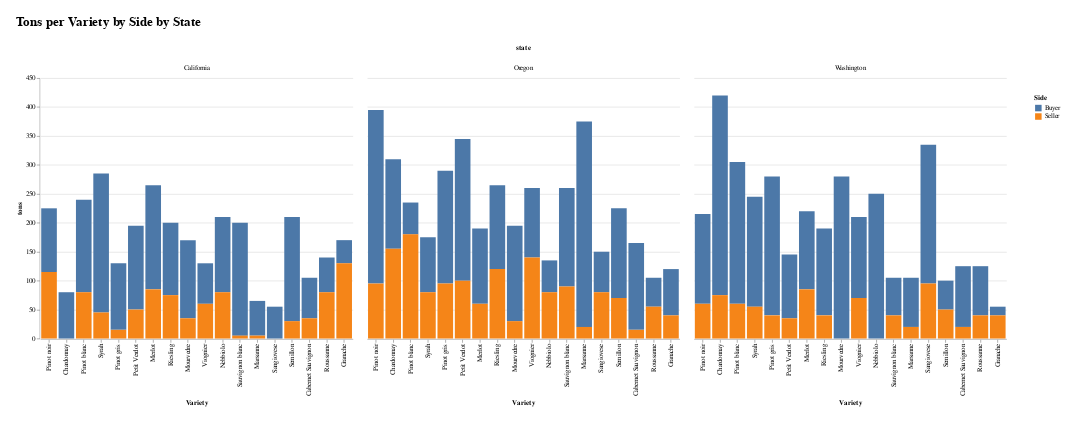

The notebook cell this image was saved under:
### Code cell
chart = requests.get('http://127.0.0.1:8000/graph/df-grapes-by-state-combined').json()
Chart.from_dict(chart)

### Figure 1 — Vega-Lite specification as saved in the notebook (floating-point values rounded to 4 significant figures)
{"config": {"view": {"continuousWidth": 400, "continuousHeight": 300, "stroke": "#FFF"}, "legend": {"padding": 24}, "title": {"fontSize": 20, "offset": 24}}, "data": {"name": "data-1e946212a5baa638b9c5fcd0f79c3c2c"}, "mark": "bar", "datasets": {"data-1e946212a5baa638b9c5fcd0f79c3c2c": [{"variety": "Cabernet Sauvignon", "side": "Buyer", "state": "California", "tons": 70}, {"variety": "Cabernet Sauvignon", "side": "Buyer", "state": "Oregon", "tons": 150}, {"variety": "Cabernet Sauvignon", "side": "Buyer", "state": "Washington", "tons": 105}, {"variety": "Chardonnay", "side": "Buyer", "state": "California", "tons": 80}, {"variety": "Chardonnay", "side": "Buyer", "state": "Oregon", "tons": 155}, {"variety": "Chardonnay", "side": "Buyer", "state": "Washington", "tons": 345}, {"variety": "Granache", "side": "Buyer", "state": "California", "tons": 40}, {"variety": "Granache", "side": "Buyer", "state": "Oregon", "tons": 80}, {"variety": "Granache", "side": "Buyer", "state": "Washington", "tons": 15}, {"variety": "Marsanne", "side": "Buyer", "state": "California", "tons": 60}, {"variety": "Marsanne", "side": "Buyer", "state": "Oregon", "tons": 355}, {"variety": "Marsanne", "side": "Buyer", "state": "Washington", "tons": 85}, {"variety": "Merlot", "side": "Buyer", "state": "California", "tons": 180}, {"variety": "Merlot", "side": "Buyer", "state": "Oregon", "tons": 130}, {"variety": "Merlot", "side": "Buyer", "state": "Washington", "tons": 135}, {"variety": "Mourvedre", "side": "Buyer", "state": "California", "tons": 135}, {"variety": "Mourvedre", "side": "Buyer", "state": "Oregon", "tons": 165}, {"variety": "Mourvedre", "side": "Buyer", "state": "Washington", "tons": 280}, {"variety": "Nebbiolo", "side": "Buyer", "state": "California", "tons": 130}, {"variety": "Nebbiolo", "side": "Buyer", "state": "Oregon", "tons": 55}, {"variety": "Nebbiolo", "side": "Buyer", "state": "Washington", "tons": 250}, {"variety": "Petit Verdot", "side": "Buyer", "state": "California", "tons": 145}, {"variety": "Petit Verdot", "side": "Buyer", "state": "Oregon", "tons": 245}, {"variety": "Petit Verdot", "side": "Buyer", "state": "Washington", "tons": 110}, {"variety": "Pinot blanc", "side": "Buyer", "state": "California", "tons": 160}, {"variety": "Pinot blanc", "side": "Buyer", "state": "Oregon", "tons": 55}, {"variety": "Pinot blanc", "side": "Buyer", "state": "Washington", "tons": 245}, {"variety": "Pinot gris", "side": "Buyer", "state": "California", "tons": 115}, {"variety": "Pinot gris", "side": "Buyer", "state": "Oregon", "tons": 195}, {"variety": "Pinot gris", "side": "Buyer", "state": "Washington", "tons": 240}, {"variety": "Pinot noir", "side": "Buyer", "state": "California", "tons": 110}, {"variety": "Pinot noir", "side": "Buyer", "state": "Oregon", "tons": 300}, {"variety": "Pinot noir", "side": "Buyer", "state": "Washington", "tons": 155}, {"variety": "Riesling", "side": "Buyer", "state": "California", "tons": 125}, {"variety": "Riesling", "side": "Buyer", "state": "Oregon", "tons": 145}, {"variety": "Riesling", "side": "Buyer", "state": "Washington", "tons": 150}, {"variety": "Roussanne", "side": "Buyer", "state": "California", "tons": 60}, {"variety": "Roussanne", "side": "Buyer", "state": "Oregon", "tons": 50}, {"variety": "Roussanne", "side": "Buyer", "state": "Washington", "tons": 85}, {"variety": "Sangiovese", "side": "Buyer", "state": "California", "tons": 55}, {"variety": "Sangiovese", "side": "Buyer", "state": "Oregon", "tons": 70}, {"variety": "Sangiovese", "side": "Buyer", "state": "Washington", "tons": 240}, {"variety": "Sauvignon blanc", "side": "Buyer", "state": "California", "tons": 195}, {"variety": "Sauvignon blanc", "side": "Buyer", "state": "Oregon", "tons": 170}, {"variety": "Sauvignon blanc", "side": "Buyer", "state": "Washington", "tons": 65}, {"variety": "Semillon", "side": "Buyer", "state": "California", "tons": 180}, {"variety": "Semillon", "side": "Buyer", "state": "Oregon", "tons": 155}, {"variety": "Semillon", "side": "Buyer", "state": "Washington", "tons": 50}, {"variety": "Syrah", "side": "Buyer", "state": "California", "tons": 240}, {"variety": "Syrah", "side": "Buyer", "state": "Oregon", "tons": 95}, {"variety": "Syrah", "side": "Buyer", "state": "Washington", "tons": 190}, {"variety": "Viognier", "side": "Buyer", "state": "California", "tons": 70}, {"variety": "Viognier", "side": "Buyer", "state": "Oregon", "tons": 120}, {"variety": "Viognier", "side": "Buyer", "state": "Washington", "tons": 140}, {"variety": "Cabernet Sauvignon", "side": "Seller", "state": "California", "tons": 35}, {"variety": "Cabernet Sauvignon", "side": "Seller", "state": "Oregon", "tons": 15}, {"variety": "Cabernet Sauvignon", "side": "Seller", "state": "Washington", "tons": 20}, {"variety": "Chardonnay", "side": "Seller", "state": "Oregon", "tons": 155}, {"variety": "Chardonnay", "side": "Seller", "state": "Washington", "tons": 75}, {"variety": "Granache", "side": "Seller", "state": "California", "tons": 130}, {"variety": "Granache", "side": "Seller", "state": "Oregon", "tons": 40}, {"variety": "Granache", "side": "Seller", "state": "Washington", "tons": 40}, {"variety": "Marsanne", "side": "Seller", "state": "California", "tons": 5}, {"variety": "Marsanne", "side": "Seller", "state": "Oregon", "tons": 20}, {"variety": "Marsanne", "side": "Seller", "state": "Washington", "tons": 20}, {"variety": "Merlot", "side": "Seller", "state": "California", "tons": 85}, {"variety": "Merlot", "side": "Seller", "state": "Oregon", "tons": 60}, {"variety": "Merlot", "side": "Seller", "state": "Washington", "tons": 85}, {"variety": "Mourvedre", "side": "Seller", "state": "California", "tons": 35}, {"variety": "Mourvedre", "side": "Seller", "state": "Oregon", "tons": 30}, {"variety": "Nebbiolo", "side": "Seller", "state": "California", "tons": 80}, {"variety": "Nebbiolo", "side": "Seller", "state": "Oregon", "tons": 80}, {"variety": "Petit Verdot", "side": "Seller", "state": "California", "tons": 50}, {"variety": "Petit Verdot", "side": "Seller", "state": "Oregon", "tons": 100}, {"variety": "Petit Verdot", "side": "Seller", "state": "Washington", "tons": 35}, {"variety": "Pinot blanc", "side": "Seller", "state": "California", "tons": 80}, {"variety": "Pinot blanc", "side": "Seller", "state": "Oregon", "tons": 180}, {"variety": "Pinot blanc", "side": "Seller", "state": "Washington", "tons": 60}, {"variety": "Pinot gris", "side": "Seller", "state": "California", "tons": 15}, {"variety": "Pinot gris", "side": "Seller", "state": "Oregon", "tons": 95}, {"variety": "Pinot gris", "side": "Seller", "state": "Washington", "tons": 40}, {"variety": "Pinot noir", "side": "Seller", "state": "California", "tons": 115}, {"variety": "Pinot noir", "side": "Seller", "state": "Oregon", "tons": 95}, {"variety": "Pinot noir", "side": "Seller", "state": "Washington", "tons": 60}, {"variety": "Riesling", "side": "Seller", "state": "California", "tons": 75}, {"variety": "Riesling", "side": "Seller", "state": "Oregon", "tons": 120}, {"variety": "Riesling", "side": "Seller", "state": "Washington", "tons": 40}, {"variety": "Roussanne", "side": "Seller", "state": "California", "tons": 80}, {"variety": "Roussanne", "side": "Seller", "state": "Oregon", "tons": 55}, {"variety": "Roussanne", "side": "Seller", "state": "Washington", "tons": 40}, {"variety": "Sangiovese", "side": "Seller", "state": "Oregon", "tons": 80}, {"variety": "Sangiovese", "side": "Seller", "state": "Washington", "tons": 95}, {"variety": "Sauvignon blanc", "side": "Seller", "state": "California", "tons": 5}, {"variety": "Sauvignon blanc", "side": "Seller", "state": "Oregon", "tons": 90}, {"variety": "Sauvignon blanc", "side": "Seller", "state": "Washington", "tons": 40}, {"variety": "Semillon", "side": "Seller", "state": "California", "tons": 30}, {"variety": "Semillon", "side": "Seller", "state": "Oregon", "tons": 70}, {"variety": "Semillon", "side": "Seller", "state": "Washington", "tons": 50}, {"variety": "Syrah", "side": "Seller", "state": "California", "tons": 45}, {"variety": "Syrah", "side": "Seller", "state": "Oregon", "tons": 80}, {"variety": "Syrah", "side": "Seller", "state": "Washington", "tons": 55}, {"variety": "Viognier", "side": "Seller", "state": "California", "tons": 60}, {"variety": "Viognier", "side": "Seller", "state": "Oregon", "tons": 140}, {"variety": "Viognier", "side": "Seller", "state": "Washington", "tons": 70}]}, "encoding": {"color": {"field": "side", "title": "Side", "type": "nominal"}, "column": {"field": "state", "type": "nominal"}, "tooltip": [{"field": "side", "type": "nominal"}, {"field": "variety", "type": "nominal"}, {"field": "tons", "type": "quantitative"}], "x": {"field": "variety", "sort": "-y", "title": "Variety", "type": "nominal"}, "y": {"field": "tons", "type": "quantitative"}}, "height": 400, "padding": 24, "title": "Tons per Variety by Side by State", "width": 480, "$schema": "https://vega.github.io/schema/vega-lite/v4.17.0.json"}
